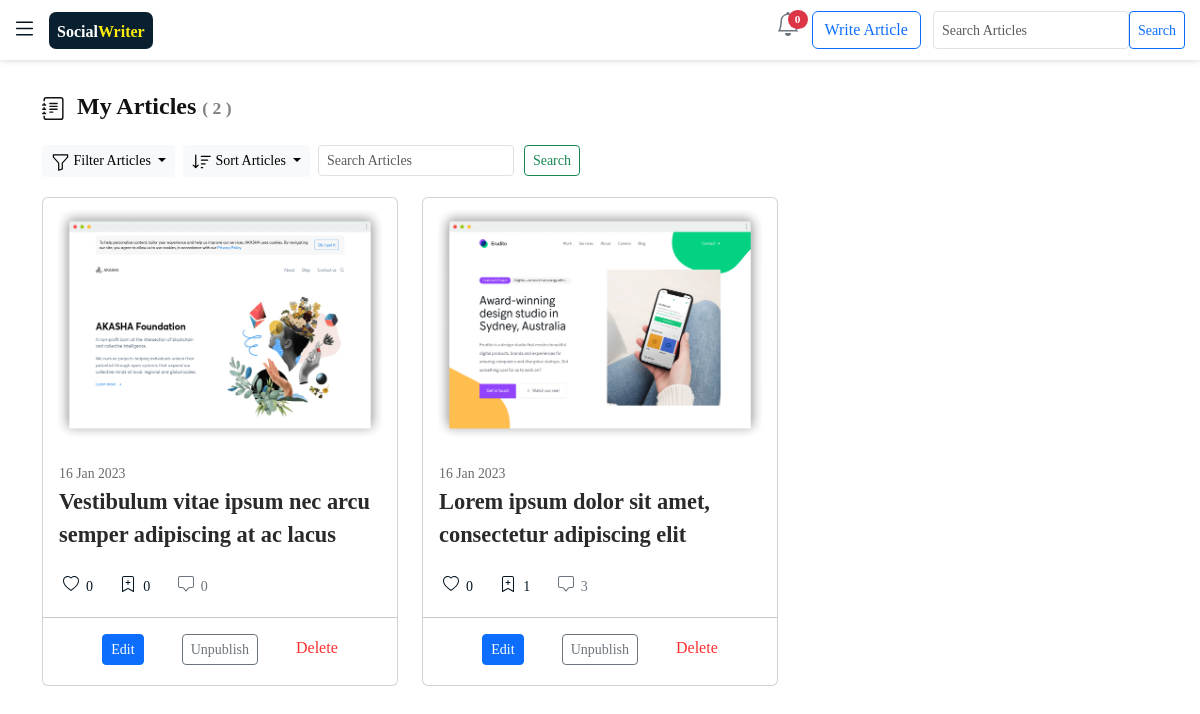
/user_entries/ (signed in), run on an earlier commit of the app's database.
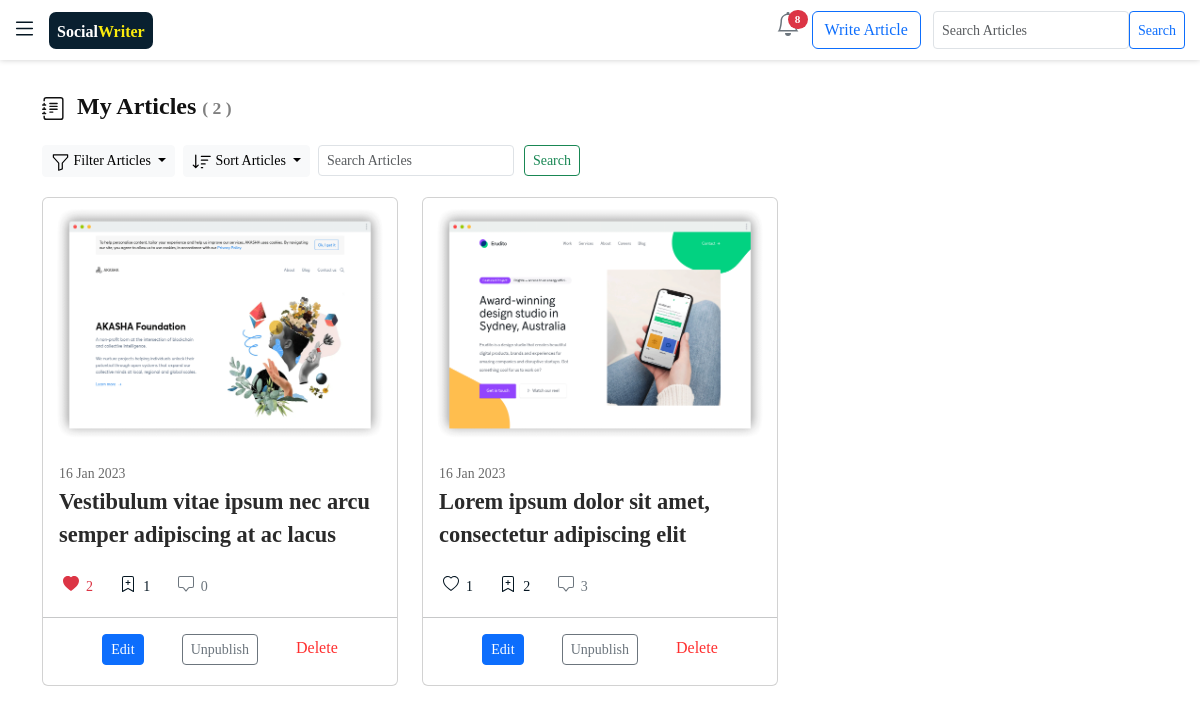
And on a later commit of the database.
### blogyapp/models.py (models this page shows, shortened)
class Entry(models.Model):
    profile = models.ForeignKey(Profile, on_delete=models.CASCADE , blank=True , null=True) # Entry attached to a specific profile
    thumbnail = models.ImageField(upload_to="blogyapp/images/articles_img", blank=True , null=True)
    uploaded = models.BooleanField(default=False)
    entry_title = models.TextField()
    introduction = models.TextField()
    text = HTMLField()
    date_added = models.DateTimeField(auto_now_add=True)
    popularity = models.IntegerField(default=0)
    likes = models.IntegerField(default=0)  # number of likes for each Article
    bookmarks = models.IntegerField(default=0)  # number of bookmarks for each Article ...
    class Meta:
        verbose_name_plural = 'entries'

### blogyapp/views.py (the view)
# urls.py: path('user_entries/', views.user_entries, name='user_entries'),
@login_required
def user_entries(request):
    my_profile =Profile.objects.get(name =request.user)
    entries = Entry.objects.filter(profile = my_profile ).order_by("-date_added")
    form = request.POST
    search_text = request.POST.get('searchtext')
    if "all" in form :
        entries = Entry.objects.filter(profile = my_profile)
    if "published" in form :
        entries = Entry.objects.filter(profile = my_profile , uploaded = True )
    if "unpublished" in form :
        entries = Entry.objects.filter(profile = my_profile, uploaded = False )
    if "nameup" in form :
        entries = Entry.objects.filter(profile = my_profile).order_by("-entry_title")
    if "namedown" in form :
        entries = Entry.objects.filter(profile = my_profile).order_by("entry_title")
    if "dateup" in form :
        entries = Entry.objects.filter(profile = my_profile ).order_by("-date_added")
    if "datedown" in form :
        entries = Entry.objects.filter(profile = my_profile).order_by("date_added")
    if "searchtext" in form :
        entries = Entry.objects.filter(entry_title__contains = search_text ).order_by("-date_added")
    context = {  "entries":entries , }
    return render(request,"blogyapp/articles.html" , context)

### blogyapp/context_processors.py (called while the page is built)
def process_notifications(request):
    try:
        notifications_url = request.META["HTTP_REFERER"]
        notifications = Notification.objects.filter( Q(entry__profile__name = request.user) | Q(profile__name = request.user) )
        if notifications_url == "http://127.0.0.1:8000/notifications/" or notifications_url == "http://socialwriter.pythonanywhere.com/notifications/" or notifications_url == "https://socialwriter.pythonanywhere.com/notifications/":
            for i in notifications:
                if i.notification_viewed == False:
                    i.notification_viewed = True
                    i.save(update_fields=["notification_viewed"])
                    i.save()
        return {}
    except:
        return {}

### blogyapp/templatetags/read-time.py (called while the page is built)
def read(html):
    return readtime.of_html(html)

### blogyapp/templates/blogyapp/articles.html (shortened to what the changed rows need)
{% extends 'blogyapp/base.html' %}
{% load bootstrap5 %}
{% load read-time %}
{% load static %}
{% block content %}
<head>
</head>
    <div class="container-fluid" style="width: 95%;">
  <br>
      <div class="row">
        {% for entry in entries %}
        <div class="col-md-4">
          <div class="card  ">
            <div  >
              <img style="width: 100%; height: 250px;" class="card-img-top" src="{{entry.thumbnail.url}}" alt="" >
            </div>
          <div class="card-body" style="height: 100px;overflow: hidden;">
            <div style="font-size:0.86rem;color: #696969;"> {{entry.date_added|date:"d M Y"}}</div>
            <a style="font-size: 1.4rem;color: rgb(42, 42, 42);font-weight: 600;" href="{% url 'blogyapp:read' entry.id %}">
              {{ entry.entry_title}}
            </a>
          </div>
     <br>
          <div class="d-flex container-fluid" >
            <div class="like" style="margin-right:0.3cm">
                <form class="d-flex " action="{% url 'blogyapp:like_unlike' entry.id %}" method='post'>
                    {% if entry in entry.profile.liked_articles.all %}
                    <button  class="btn btn-outline-danger btn-sm position-relative" name="submit" style="border: none;" >
                      <div class="d-flex">
                        <svg xmlns="http://www.w3.org/2000/svg" width="16" height="16" fill="currentColor" class="bi bi-heart-fill" viewBox="0 0 16 16">
                            <path fill-rule="evenodd" d="M8 1.314C12.438-3.248 23.534 4.735 8 15-7.534 4.736 3.562-3.248 8 1.314z"/>
                          </svg>
                          <span style="font-weight: 500;">
                           &nbsp;&nbsp;{{entry.likes}}
                          </span>
                        </div>
                    </button>
                    {% else %}
                    <button style= "color: #051622;border: none;" class="btn btn-outline-secondary btn-sm position-relative" name="submit">
                      <div class="d-flex">
                    <span style="font-weight: 500;">
                      &nbsp;&nbsp;{{entry.likes}}
                    </span>
                  </div>
                  </button>
                    {% endif %}
                </form>
            </div>
            <div class="bookmark"  style="margin-right:0.3cm">
              <form action="{% url 'blogyapp:bookmark' entry.id %}" method='post'>
                  {% if entry in entry.profile.bookmarked_articles.all %}
                  <button class="btn btn-outline-success btn-sm position-relative" name="submit" style="border: none;">
                    <div class="d-flex">
                    <svg xmlns="http://www.w3.org/2000/svg" width="16" height="16" fill="currentColor" class="bi bi-bookmark-plus-fill" viewBox="0 0 16 16">
                        <path fill-rule="evenodd" d="M2 15.5V2a2 2 0 0 1 2-2h8a2 2 0 0 1 2 2v13.5a.5.5 0 0 1-.74.439L8 13.069l-5.26 2.87A.5.5 0 0 1 2 15.5zm6.5-11a.5.5 0 0 0-1 0V6H6a.5.5 0 0 0 0 1h1.5v1.5a.5.5 0 0 0 1 0V7H10a.5.5 0 0 0 0-1H8.5V4.5z"/>
                    </svg>
                      <span style="font-weight: 500;">
                      &nbsp;&nbsp;{{entry.bookmarks}}
                      </span>
                    </div>
                </button>
                  {% else %}
                  <button style= "color: #051622;border: none;" class="btn btn-outline-secondary btn-sm position-relative" name="submit">
                    <div class="d-flex">
                      <span  style="font-weight: 500;">
                        &nbsp;&nbsp;{{entry.bookmarks}}
                      </span>
                    </div>
                </button>
                  {% endif %}
              </form>
            </div>
            <div  id="comments" style="margin-right:0cm">
              <a href="{% url 'blogyapp:read' entry.id %}#comments" class="btn btn-outline-secondary btn-sm position-relative" name="submit" style="border: none;">
                <div class="d-flex">
                  <span style="font-weight: 500;">
                   &nbsp;&nbsp;{{entry.entry.count}}
                  </span>
                </div>
                </a>
            </div>
            <div style="width: 100% !important;" class="container-fluid d-flex justify-content-end" >
            </div>
        </div>
            <hr>
            <center>
            <div style="display:flexbox;margin-bottom: 20px ;" >
              <a style="text-decoration: none; " class="btn btn-primary btn-sm"  href="{% url 'blogyapp:edit_entry' entry.id %}"> Edit</a>
            {% if entry.uploaded is True %}
              <a class="btn btn-outline-secondary btn-sm" style="text-decoration: none;margin-left: 0.9cm;margin-right:0.9cm" href="{% url 'blogyapp:publish_or_unpublish' entry.id %}"> Unpublish</a>
             {% else %}
              <a class="btn btn-outline-primary btn-sm" style="text-decoration: none;margin-left: 0.9cm;margin-right:0.9cm" href="{% url 'blogyapp:publish_or_unpublish' entry.id %}"> Publish</a>
            {% endif %}
            <a data-bs-toggle="modal" data-bs-target="#exampleModal" style="text-decoration: none; color:rgb(255, 47, 47)" href="#" > Delete </a>
            </div>
          </center>
          </div>
          <br>
          </div>
          {% endfor %}
      </div>
    </div>
{% endblock content %}

What changed in the data, as far as the page shows it:
changed Entry "Vestibulum vitae ipsum nec arcu semper adipiscing at ac lacus": bookmarks "0" → "1"; likes "0" → "2"
changed Entry "Lorem ipsum dolor sit amet, consectetur adipiscing elit": likes "0" → "1"; bookmarks "1" → "2"
Also different on the page:
{{ all_notifications.count }}: "0" → "8"
